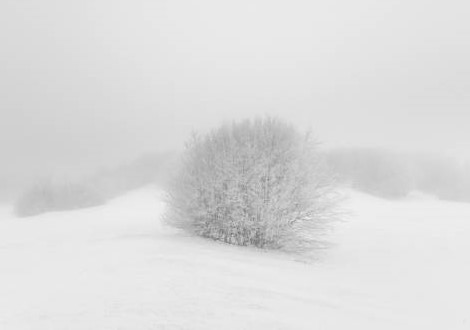
#> input picture 02-image-enhancement/01-brightness-and-contrast/ 03-clahe/lowcontrast3.jpg, 470 x 330 px
$ jupyter execute --allow-errors clahe.ipynb
#> lines starting #> are read from the running program, lines starting #| are printed output that depends on the picture
### 📥 Import Required Libraries

[cell 1]
import cv2
import numpy as np
import matplotlib.pyplot as plt

## Load the Image

[cell 2]
img = cv2.cvtColor(cv2.imread('lowcontrast3.jpg'),cv2.COLOR_BGR2RGB)
#> img is the input picture: shape (330, 470, 3); min 109, max 240, mean 220.4

## Contrast Enhancement on RGB Color Space

[cell 3]
# color image
stretched_channels = []
equ_channels = []
chlahe_channels = []

img_channel = cv2.split(img)

for ch in img_channel:

    ch_min = ch.min()
    ch_max = ch.max()

    ch_stretched = ((ch - ch_min) / (ch_max - ch_min) * 255).astype(np.uint8)
    stretched_channels.append(ch_stretched)


    ch_equ = cv2.equalizeHist(ch)
    equ_channels.append(ch_equ)

    clahe = cv2.createCLAHE(clipLimit=2,tileGridSize=(5,5))
    clahe_ch = clahe.apply(ch)
    chlahe_channels.append(clahe_ch)
#> this loop made 3 passes
#> pass 1, `ch_stretched = ((ch - ch_min) / (ch_max - ch_min) * 255).astype(np.uin..`:
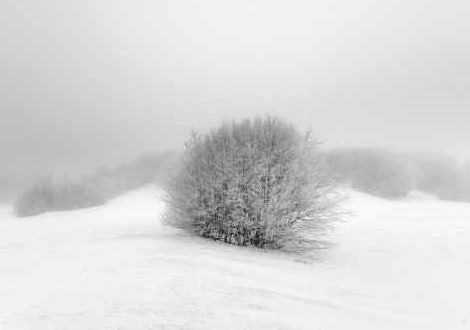
#> ch_stretched: shape (330, 470); min 0, max 255, mean 216.4
#> pass 1, `ch_equ = cv2.equalizeHist(ch)`:
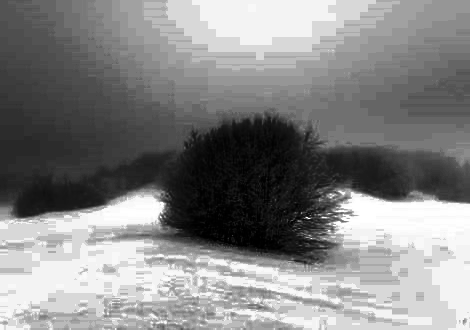
#> ch_equ: shape (330, 470); min 0, max 255, mean 133.2
#> after the loop, chlahe_channels = 3 items; equ_channels = 3 items; stretched_channels = 3 items

img_rgb_stretched = cv2.merge(stretched_channels)
img_rgb_equ = cv2.merge(equ_channels)
img_rgb_clahe = cv2.merge(chlahe_channels)

[cell 4]
plt.figure(figsize=(14,8))

plt.subplot(2,4,1)
plt.imshow(img)
plt.title("img")
plt.xlabel(f"Min: {img.min()}   Max: {img.max()}")

plt.subplot(2,4,2)
plt.imshow(img_rgb_stretched)
plt.title("img_rgb_stretched")
plt.xlabel(f"Min: {img_rgb_stretched.min()}   Max: {img_rgb_stretched.max()}")

plt.subplot(2,4,3)
plt.imshow(img_rgb_equ, cmap='gray')
plt.title("img_rgb_equ")
plt.xlabel(f"Min: {img_rgb_equ.min()}   Max: {img_rgb_equ.max()}")

plt.subplot(2,4,4)
plt.imshow(img_rgb_clahe, cmap='gray')
plt.title("img_rgb_clahe")
plt.xlabel(f"Min: {img_rgb_clahe.min()}   Max: {img_rgb_clahe.max()}")

plt.subplot(2,4,5)
plt.hist(img.reshape(-1), bins=100)
plt.xlim(0,255)
plt.ylim(0,30000)
plt.title("img histogram")

plt.subplot(2,4,6)
plt.hist(img_rgb_stretched.reshape(-1), bins=100)
plt.xlim(0,255)
plt.ylim(0,30000)
plt.title("img_rgb_stretched histogram")

plt.subplot(2,4,7)
plt.hist(img_rgb_equ.reshape(-1), bins=100)
plt.xlim(0,255)
plt.ylim(0,30000)
plt.title("img_rgb_equ histogram")


plt.subplot(2,4,8)
plt.hist(img_rgb_clahe.reshape(-1), bins=100)
plt.xlim(0,255)
plt.ylim(0,30000)
plt.title("img_rgb_clahe histogram")


plt.tight_layout()
plt.show()
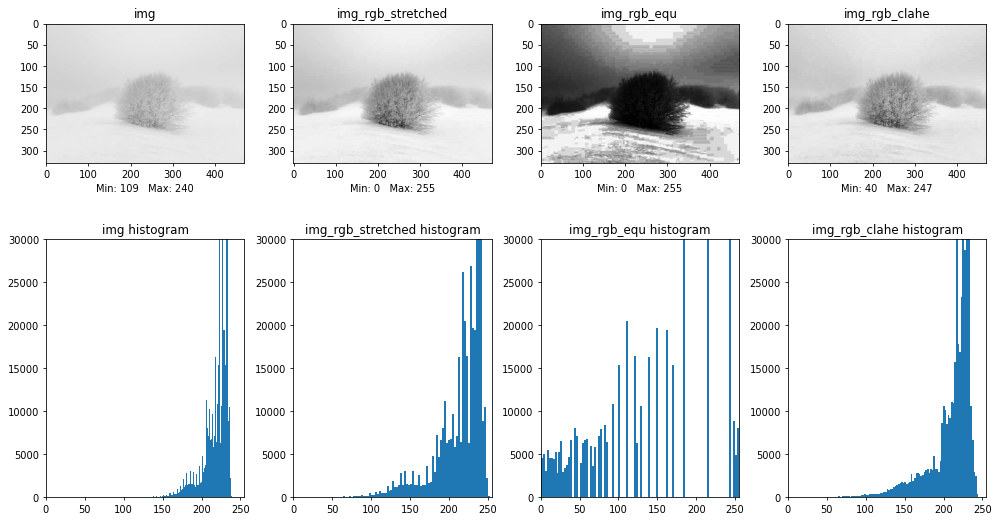
#> figure drawn by matplotlib, 8 panels; panel 5: tallest bar 85860 high, from x = 230.8 to 232.1; panel 6: tallest bar 54066 high, from x = 237.1 to 239.7; panel 7: tallest bar 54066 high, from x = 214.2 to 216.7; panel 8: tallest bar 42012 high, from x = 230.4 to 232.5

## Contrast Enhancement in HSV Color Space

#### Creating a CLAHE Object in OpenCV

In OpenCV, a CLAHE object can be created using the following function:

```python
clahe = cv2.createCLAHE(
    clipLimit=2.0,
    tileGridSize=(8,8)
)
```

This function has two important parameters:

### `clipLimit`

This parameter controls the maximum amount of contrast enhancement.

A larger value allows stronger contrast enhancement, while a smaller value limits the amplification of contrast and helps prevent excessive enhancement and noise amplification.

### `tileGridSize`

This parameter specifies the size of the grid used to divide the image into smaller regions (tiles).

For example:

```python
tileGridSize = (8,8)
```

means that the image is divided into an **8 × 8 grid of tiles**, and Histogram Equalization is performed independently on each tile.

By processing local regions instead of the entire image, CLAHE enhances local contrast while preserving the natural appearance of the image.

[cell 5]
img_hsv = cv2.cvtColor(img, cv2.COLOR_RGB2HSV)
#> img_hsv: shape (330, 470, 3); mean H, S, V 0, 0, 220.4
h,s,v = cv2.split(img_hsv)
#> h: shape (330, 470); every value is 0

v_min = v.min()
#> v_min = 109
v_max = v.max()
#> v_max = 240
print("min v:" , v_min)
#| min v: 109
print("max v:" , v_max)
#| max v: 240

v_stretch = (((v - v_min) / (v_max - v_min)) * 255).astype('uint8')

v_stretch_min = v_stretch.min()
#> v_stretch_min = 0
v_stretch_max = v_stretch.max()
#> v_stretch_max = 255
print("min v_stretch:" , v_stretch_min)
#| min v_stretch: 0
print("max v_stretch:" , v_stretch_max)
#| max v_stretch: 255


img_hsv_stretched = cv2.merge([h,s,v_stretch])
#> img_hsv_stretched: shape (330, 470, 3); mean H, S, V 0, 0, 216.4

v_equ = cv2.equalizeHist(v)

v_equ_min = v_equ.min()
#> v_equ_min = 0
v_equ_max = v_equ.max()
#> v_equ_max = 255
print("min v_equ:" , v_equ_min)
#| min v_equ: 0
print("max v_equ:" , v_equ_max)
#| max v_equ: 255


img_hsv_equ = cv2.merge([h,s,v_equ])
#> img_hsv_equ: shape (330, 470, 3); mean H, S, V 0, 0, 133.2


# clahe

clahe = cv2.createCLAHE(clipLimit=2,tileGridSize=(5,5))
v_clahe = clahe.apply(v)
img_hsv_clahe = cv2.merge([h,s,v_clahe])
#> img_hsv_clahe: shape (330, 470, 3); mean H, S, V 0, 0, 211.1

v_clahe_min = v_clahe.min()
#> v_clahe_min = 40
v_clahe_max = v_clahe.max()
#> v_clahe_max = 247
print("min v_clahe:" , v_clahe_min)
#| min v_clahe: 40
print("max v_clahe:" , v_clahe_max)
#| max v_clahe: 247

img_hsv_show = cv2.cvtColor(img_hsv,cv2.COLOR_HSV2RGB)
img_hsv_stretched_show = cv2.cvtColor(img_hsv_stretched,cv2.COLOR_HSV2RGB)
img_hsv_equ_show = cv2.cvtColor(img_hsv_equ,cv2.COLOR_HSV2RGB)
img_hsv_clahe_show = cv2.cvtColor(img_hsv_clahe,cv2.COLOR_HSV2RGB)
